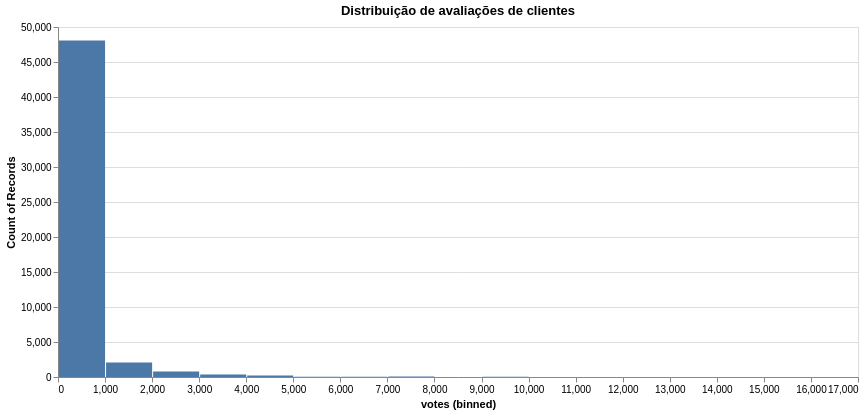

Notebook code cell kept with this figure:
### Code cell
restaurantes.plot.bar(x = alt.X('votes', bin=alt.Bin(maxbins=20)), y = alt.Y('count()')).properties(width = 800, height = 350, title = 'Distribuição de avaliações de clientes' )

### Figure 1 — Vega specification as saved in the notebook (floating-point values rounded to 4 significant figures)
{"$schema": "https://vega.github.io/schema/vega/v5.json", "data": [{"name": "param_9_store"}, {"name": "source_0", "values": [{"__count": 48068, "bin_maxbins_20_votes": 0.0, "bin_maxbins_20_votes_end": 1000.0}, {"__count": 776, "bin_maxbins_20_votes": 2000.0, "bin_maxbins_20_votes_end": 3000.0}, {"__count": 2054, "bin_maxbins_20_votes": 1000.0, "bin_maxbins_20_votes_end": 2000.0}, {"__count": 214, "bin_maxbins_20_votes": 4000.0, "bin_maxbins_20_votes_end": 5000.0}, {"__count": 370, "bin_maxbins_20_votes": 3000.0, "bin_maxbins_20_votes_end": 4000.0}, {"__count": 42, "bin_maxbins_20_votes": 5000.0, "bin_maxbins_20_votes_end": 6000.0}, {"__count": 64, "bin_maxbins_20_votes": 7000.0, "bin_maxbins_20_votes_end": 8000.0}, {"__count": 6, "bin_maxbins_20_votes": 16000.0, "bin_maxbins_20_votes_end": 17000.0}, {"__count": 16, "bin_maxbins_20_votes": 8000.0, "bin_maxbins_20_votes_end": 9000.0}, {"__count": 48, "bin_maxbins_20_votes": 6000.0, "bin_maxbins_20_votes_end": 7000.0}, {"__count": 13, "bin_maxbins_20_votes": 10000.0, "bin_maxbins_20_votes_end": 11000.0}, {"__count": 17, "bin_maxbins_20_votes": 14000.0, "bin_maxbins_20_votes_end": 15000.0}, {"__count": 27, "bin_maxbins_20_votes": 9000.0, "bin_maxbins_20_votes_end": 10000.0}, {"__count": 2, "bin_maxbins_20_votes": 12000.0, "bin_maxbins_20_votes_end": 13000.0}]}, {"name": "source_0_y_domain___count", "values": [{"min": 2, "max": 48068}]}], "signals": [{"name": "bin_maxbins_20_votes_bins", "value": {"fields": ["votes"], "fname": "bin_votes", "start": 0.0, "step": 1000.0, "stop": 17000.0}}, {"name": "unit", "value": {}, "on": [{"events": "pointermove", "update": "isTuple(group()) ? group() : unit"}]}, {"name": "param_9", "update": "vlSelectionResolve(\"param_9_store\", \"union\")"}, {"name": "param_9_votes", "on": [{"events": [{"source": "view", "type": "dblclick"}], "update": "null"}, {"events": {"signal": "param_9_translate_delta"}, "update": "panLinear(param_9_translate_anchor.extent_x, -param_9_translate_delta.x / width)"}, {"events": {"signal": "param_9_zoom_delta"}, "update": "zoomLinear(domain(\"x\"), param_9_zoom_anchor.x, param_9_zoom_delta)"}]}, {"name": "param_9_tuple", "on": [{"events": [{"signal": "param_9_votes"}], "update": "param_9_votes ? {unit: \"\", fields: param_9_tuple_fields, values: [param_9_votes]} : null"}]}, {"name": "param_9_tuple_fields", "value": [{"field": "votes", "channel": "x", "type": "R"}]}, {"name": "param_9_translate_anchor", "value": {}, "on": [{"events": [{"source": "scope", "type": "pointerdown"}], "update": "{x: x(unit), y: y(unit), extent_x: domain(\"x\")}"}]}, {"name": "param_9_translate_delta", "value": {}, "on": [{"events": [{"source": "window", "between": [{"source": "scope", "type": "pointerdown"}, {"source": "window", "type": "pointerup"}], "type": "pointermove", "consume": true}], "update": "{x: param_9_translate_anchor.x - x(unit), y: param_9_translate_anchor.y - y(unit)}"}]}, {"name": "param_9_zoom_anchor", "on": [{"events": [{"source": "scope", "consume": true, "type": "wheel"}], "update": "{x: invert(\"x\", x(unit)), y: invert(\"y\", y(unit))}"}]}, {"name": "param_9_zoom_delta", "on": [{"events": [{"source": "scope", "type": "wheel", "consume": true}], "update": "pow(1.001, event.deltaY * pow(16, event.deltaMode))", "force": true}]}, {"name": "param_9_modify", "on": [{"events": {"signal": "param_9_tuple"}, "update": "modify(\"param_9_store\", param_9_tuple, true)"}]}], "marks": [{"type": "rect", "name": "marks", "from": {"data": "source_0"}, "encode": {"update": {"fill": {"value": "#4c78a8"}, "y": {"field": "__count", "scale": "y"}, "tooltip": {"signal": "{\"votes (binned)\": !isValid(datum[\"bin_maxbins_20_votes\"]) || !isFinite(+datum[\"bin_maxbins_20_votes\"]) ? \"null\" : format(datum[\"bin_maxbins_20_votes\"], \"\") + \" – \" + format(datum[\"bin_maxbins_20_votes_end\"], \"\"), \"Count of Records\": format(datum[\"__count\"], \"\")}"}, "x": {"field": "bin_maxbins_20_votes_end", "scale": "x", "offset": {"signal": "0.5 + (abs(scale(\"x\", datum[\"bin_maxbins_20_votes_end\"]) - scale(\"x\", datum[\"bin_maxbins_20_votes\"])) < 0.25 ? 0.5 * (0.25 - (abs(scale(\"x\", datum[\"bin_maxbins_20_votes_end\"]) - scale(\"x\", datum[\"bin_maxbins_20_votes\"])))) : -0.5)"}}, "y2": {"value": 0, "scale": "y"}, "x2": {"field": "bin_maxbins_20_votes", "scale": "x", "offset": {"signal": "0.5 + (abs(scale(\"x\", datum[\"bin_maxbins_20_votes_end\"]) - scale(\"x\", datum[\"bin_maxbins_20_votes\"])) < 0.25 ? -0.5 * (0.25 - (abs(scale(\"x\", datum[\"bin_maxbins_20_votes_end\"]) - scale(\"x\", datum[\"bin_maxbins_20_votes\"])))) : 0.5)"}}}}, "style": ["bar"], "clip": true, "interactive": true}], "scales": [{"name": "x", "type": "linear", "domain": {"signal": "[bin_maxbins_20_votes_bins.start, bin_maxbins_20_votes_bins.stop]"}, "range": [0, {"signal": "width"}], "bins": {"signal": "bin_maxbins_20_votes_bins"}, "domainRaw": {"signal": "param_9[\"votes\"]"}, "zero": false}, {"name": "y", "type": "linear", "domain": [{"signal": "(data(\"source_0_y_domain___count\")[0] || {}).min"}, {"signal": "(data(\"source_0_y_domain___count\")[0] || {}).max"}], "range": [{"signal": "height"}, 0], "nice": true, "zero": true}], "axes": [{"scale": "y", "aria": false, "tickCount": {"signal": "ceil(height/40)"}, "orient": "left", "minExtent": 0, "gridScale": "x", "maxExtent": 0, "domain": false, "zindex": 0, "ticks": false, "labels": false, "grid": true}, {"scale": "x", "orient": "bottom", "labelFlush": true, "title": "votes (binned)", "labelOverlap": true, "grid": false, "tickCount": {"signal": "ceil(width/10)"}, "zindex": 0}, {"scale": "y", "tickCount": {"signal": "ceil(height/40)"}, "zindex": 0, "title": "Count of Records", "labelOverlap": true, "orient": "left", "grid": false}], "title": {"text": "Distribuição de avaliações de clientes", "frame": "group"}, "padding": 5, "background": "white", "width": 800, "style": "cell", "height": 350}
